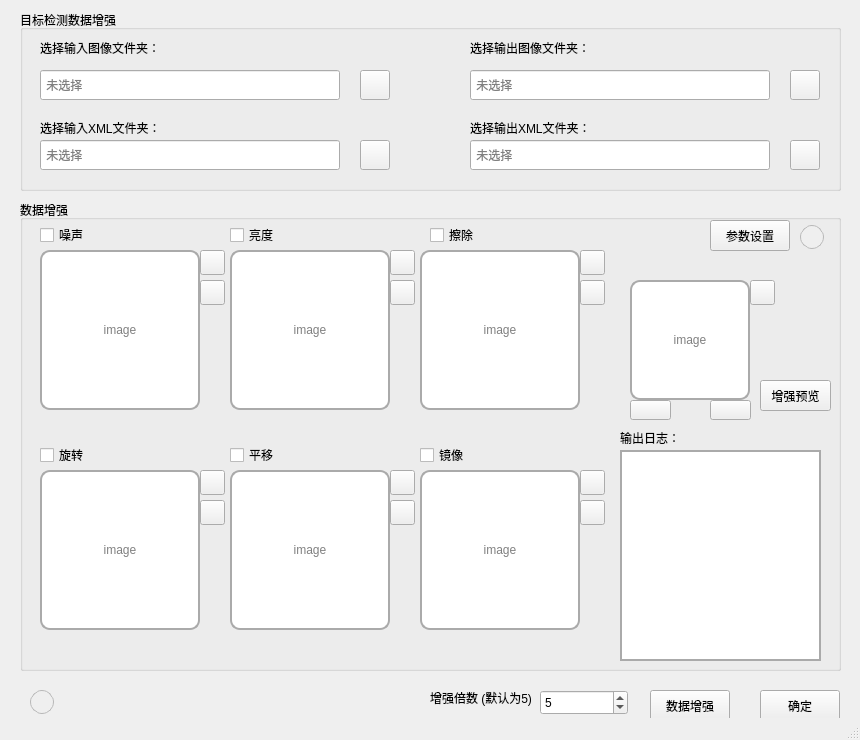
<?xml version="1.0" encoding="UTF-8"?>
<ui version="4.0">
 <class>MainWindow</class>
 <widget class="QMainWindow" name="MainWindow">
  <property name="geometry">
   <rect>
    <x>0</x>
    <y>0</y>
    <width>860</width>
    <height>740</height>
   </rect>
  </property>
  <property name="minimumSize">
   <size>
    <width>860</width>
    <height>740</height>
   </size>
  </property>
  <property name="maximumSize">
   <size>
    <width>860</width>
    <height>740</height>
   </size>
  </property>
  <property name="windowTitle">
   <string>数据增强</string>
  </property>
  <property name="styleSheet">
   <string notr="true">     /*       QWidget {
                background-color: white;
            }</string>
  </property>
  <widget class="QWidget" name="centralwidget">
   <widget class="QGroupBox" name="groupBox">
    <property name="geometry">
     <rect>
      <x>20</x>
      <y>10</y>
      <width>821</width>
      <height>181</height>
     </rect>
    </property>
    <property name="title">
     <string>目标检测数据增强 </string>
    </property>
    <widget class="QLabel" name="label_3">
     <property name="geometry">
      <rect>
       <x>20</x>
       <y>30</y>
       <width>121</width>
       <height>16</height>
      </rect>
     </property>
     <property name="text">
      <string>选择输入图像文件夹：</string>
     </property>
    </widget>
    <widget class="QPushButton" name="pushButton_1">
     <property name="geometry">
      <rect>
       <x>340</x>
       <y>60</y>
       <width>30</width>
       <height>30</height>
      </rect>
     </property>
     <property name="styleSheet">
      <string notr="true"/>
     </property>
     <property name="text">
      <string/>
     </property>
     <property name="icon">
      <iconset theme="folder-open"/>
     </property>
    </widget>
    <widget class="QLineEdit" name="lineEdit">
     <property name="geometry">
      <rect>
       <x>20</x>
       <y>60</y>
       <width>300</width>
       <height>30</height>
      </rect>
     </property>
     <property name="placeholderText">
      <string> 未选择</string>
     </property>
    </widget>
    <widget class="QLabel" name="label_2">
     <property name="geometry">
      <rect>
       <x>20</x>
       <y>110</y>
       <width>121</width>
       <height>16</height>
      </rect>
     </property>
     <property name="text">
      <string>选择输入XML文件夹：</string>
     </property>
    </widget>
    <widget class="QLineEdit" name="lineEdit_2">
     <property name="geometry">
      <rect>
       <x>20</x>
       <y>130</y>
       <width>300</width>
       <height>30</height>
      </rect>
     </property>
     <property name="placeholderText">
      <string> 未选择</string>
     </property>
    </widget>
    <widget class="QPushButton" name="pushButton_2">
     <property name="geometry">
      <rect>
       <x>340</x>
       <y>130</y>
       <width>30</width>
       <height>30</height>
      </rect>
     </property>
     <property name="text">
      <string/>
     </property>
     <property name="icon">
      <iconset theme="folder-open"/>
     </property>
    </widget>
    <widget class="QLabel" name="label_5">
     <property name="geometry">
      <rect>
       <x>450</x>
       <y>110</y>
       <width>121</width>
       <height>16</height>
      </rect>
     </property>
     <property name="text">
      <string>选择输出XML文件夹：</string>
     </property>
    </widget>
    <widget class="QLineEdit" name="lineEdit_3">
     <property name="geometry">
      <rect>
       <x>450</x>
       <y>60</y>
       <width>300</width>
       <height>30</height>
      </rect>
     </property>
     <property name="placeholderText">
      <string> 未选择</string>
     </property>
    </widget>
    <widget class="QLineEdit" name="lineEdit_4">
     <property name="geometry">
      <rect>
       <x>450</x>
       <y>130</y>
       <width>300</width>
       <height>30</height>
      </rect>
     </property>
     <property name="placeholderText">
      <string> 未选择</string>
     </property>
    </widget>
    <widget class="QPushButton" name="pushButton_4">
     <property name="geometry">
      <rect>
       <x>770</x>
       <y>130</y>
       <width>30</width>
       <height>30</height>
      </rect>
     </property>
     <property name="text">
      <string/>
     </property>
     <property name="icon">
      <iconset theme="folder-open"/>
     </property>
    </widget>
    <widget class="QLabel" name="label_6">
     <property name="geometry">
      <rect>
       <x>450</x>
       <y>30</y>
       <width>121</width>
       <height>16</height>
      </rect>
     </property>
     <property name="text">
      <string>选择输出图像文件夹：</string>
     </property>
    </widget>
    <widget class="QPushButton" name="pushButton_3">
     <property name="geometry">
      <rect>
       <x>770</x>
       <y>60</y>
       <width>30</width>
       <height>30</height>
      </rect>
     </property>
     <property name="text">
      <string/>
     </property>
     <property name="icon">
      <iconset theme="folder-open"/>
     </property>
    </widget>
   </widget>
   <widget class="QPushButton" name="pushButton_help_2">
    <property name="geometry">
     <rect>
      <x>30</x>
      <y>690</y>
      <width>24</width>
      <height>24</height>
     </rect>
    </property>
    <property name="styleSheet">
     <string notr="true">QPushButton {
    border: 1px solid palette(mid);
    border-radius: 12px;
    color: palette(button-text);
    background: palette(button);
}

QPushButton:pressed {
    background: #f3f3f3
}
</string>
    </property>
    <property name="text">
     <string/>
    </property>
    <property name="icon">
     <iconset theme="help-browser"/>
    </property>
   </widget>
   <widget class="QLabel" name="label_1">
    <property name="geometry">
     <rect>
      <x>430</x>
      <y>690</y>
      <width>101</width>
      <height>16</height>
     </rect>
    </property>
    <property name="text">
     <string>增强倍数 (默认为5)</string>
    </property>
   </widget>
   <widget class="QPushButton" name="pushButton_start">
    <property name="geometry">
     <rect>
      <x>650</x>
      <y>690</y>
      <width>80</width>
      <height>31</height>
     </rect>
    </property>
    <property name="text">
     <string>数据增强</string>
    </property>
   </widget>
   <widget class="QSpinBox" name="spinBox">
    <property name="geometry">
     <rect>
      <x>540</x>
      <y>690</y>
      <width>88</width>
      <height>25</height>
     </rect>
    </property>
    <property name="minimum">
     <number>1</number>
    </property>
    <property name="maximum">
     <number>100</number>
    </property>
    <property name="value">
     <number>5</number>
    </property>
   </widget>
   <widget class="QPushButton" name="pushButton_quit">
    <property name="geometry">
     <rect>
      <x>760</x>
      <y>690</y>
      <width>80</width>
      <height>31</height>
     </rect>
    </property>
    <property name="text">
     <string>确定</string>
    </property>
   </widget>
   <widget class="QGroupBox" name="groupBox_2">
    <property name="geometry">
     <rect>
      <x>20</x>
      <y>200</y>
      <width>821</width>
      <height>471</height>
     </rect>
    </property>
    <property name="title">
     <string>数据增强</string>
    </property>
    <widget class="QPushButton" name="pushButton_fs_2">
     <property name="geometry">
      <rect>
       <x>370</x>
       <y>50</y>
       <width>25</width>
       <height>25</height>
      </rect>
     </property>
     <property name="text">
      <string/>
     </property>
     <property name="icon">
      <iconset theme="view-fullscreen"/>
     </property>
     <property name="iconSize">
      <size>
       <width>12</width>
       <height>12</height>
      </size>
     </property>
    </widget>
    <widget class="QPushButton" name="pushButton_fs_4">
     <property name="geometry">
      <rect>
       <x>180</x>
       <y>270</y>
       <width>25</width>
       <height>25</height>
      </rect>
     </property>
     <property name="text">
      <string/>
     </property>
     <property name="icon">
      <iconset theme="view-fullscreen"/>
     </property>
     <property name="iconSize">
      <size>
       <width>12</width>
       <height>12</height>
      </size>
     </property>
    </widget>
    <widget class="QLabel" name="label_image">
     <property name="geometry">
      <rect>
       <x>610</x>
       <y>80</y>
       <width>120</width>
       <height>120</height>
      </rect>
     </property>
     <property name="styleSheet">
      <string notr="true">QLabel {
			color: gray
            }     

QLabel {
                border: 2px solid #aaa;
                border-radius: 10px;
                background-color: white;
                padding: 5px;

                box-shadow: 0px 4px 6px rgba(0, 0, 0, 0.1);
            }
</string>
     </property>
     <property name="text">
      <string>image</string>
     </property>
     <property name="alignment">
      <set>Qt::AlignmentFlag::AlignCenter</set>
     </property>
    </widget>
    <widget class="QLabel" name="label_4">
     <property name="geometry">
      <rect>
       <x>600</x>
       <y>230</y>
       <width>61</width>
       <height>16</height>
      </rect>
     </property>
     <property name="text">
      <string>输出日志：</string>
     </property>
    </widget>
    <widget class="QPushButton" name="pushButton_5">
     <property name="geometry">
      <rect>
       <x>690</x>
       <y>20</y>
       <width>80</width>
       <height>31</height>
      </rect>
     </property>
     <property name="styleSheet">
      <string notr="true"/>
     </property>
     <property name="text">
      <string>参数设置</string>
     </property>
    </widget>
    <widget class="QPushButton" name="pushButton_fs_5">
     <property name="geometry">
      <rect>
       <x>370</x>
       <y>270</y>
       <width>25</width>
       <height>25</height>
      </rect>
     </property>
     <property name="text">
      <string/>
     </property>
     <property name="icon">
      <iconset theme="view-fullscreen"/>
     </property>
     <property name="iconSize">
      <size>
       <width>12</width>
       <height>12</height>
      </size>
     </property>
    </widget>
    <widget class="QLabel" name="label_flip">
     <property name="geometry">
      <rect>
       <x>400</x>
       <y>270</y>
       <width>160</width>
       <height>160</height>
      </rect>
     </property>
     <property name="styleSheet">
      <string notr="true">QLabel {
			color: gray
            }     

QLabel {
                border: 2px solid #aaa;
                border-radius: 10px;
                background-color: white;
                padding: 5px;

                box-shadow: 0px 4px 6px rgba(0, 0, 0, 0.1);
            }
</string>
     </property>
     <property name="text">
      <string>image</string>
     </property>
     <property name="alignment">
      <set>Qt::AlignmentFlag::AlignCenter</set>
     </property>
    </widget>
    <widget class="QPushButton" name="pushButton_fs_1">
     <property name="geometry">
      <rect>
       <x>180</x>
       <y>50</y>
       <width>25</width>
       <height>25</height>
      </rect>
     </property>
     <property name="text">
      <string/>
     </property>
     <property name="icon">
      <iconset theme="view-fullscreen"/>
     </property>
     <property name="iconSize">
      <size>
       <width>12</width>
       <height>12</height>
      </size>
     </property>
    </widget>
    <widget class="QLabel" name="label_rotate">
     <property name="geometry">
      <rect>
       <x>20</x>
       <y>270</y>
       <width>160</width>
       <height>160</height>
      </rect>
     </property>
     <property name="styleSheet">
      <string notr="true">QLabel {
			color: gray
            }     

QLabel {
                border: 2px solid #aaa;
                border-radius: 10px;
                background-color: white;
                padding: 5px;

                box-shadow: 0px 4px 6px rgba(0, 0, 0, 0.1);
            }
</string>
     </property>
     <property name="text">
      <string>image</string>
     </property>
     <property name="alignment">
      <set>Qt::AlignmentFlag::AlignCenter</set>
     </property>
    </widget>
    <widget class="QPushButton" name="pushButton_fs_3">
     <property name="geometry">
      <rect>
       <x>560</x>
       <y>50</y>
       <width>25</width>
       <height>25</height>
      </rect>
     </property>
     <property name="text">
      <string/>
     </property>
     <property name="icon">
      <iconset theme="view-fullscreen"/>
     </property>
     <property name="iconSize">
      <size>
       <width>12</width>
       <height>12</height>
      </size>
     </property>
    </widget>
    <widget class="QPushButton" name="pushButton_9">
     <property name="geometry">
      <rect>
       <x>740</x>
       <y>180</y>
       <width>71</width>
       <height>31</height>
      </rect>
     </property>
     <property name="styleSheet">
      <string notr="true"/>
     </property>
     <property name="text">
      <string>增强预览</string>
     </property>
    </widget>
    <widget class="QPushButton" name="pushButton_fs_6">
     <property name="geometry">
      <rect>
       <x>560</x>
       <y>270</y>
       <width>25</width>
       <height>25</height>
      </rect>
     </property>
     <property name="text">
      <string/>
     </property>
     <property name="icon">
      <iconset theme="view-fullscreen"/>
     </property>
     <property name="iconSize">
      <size>
       <width>12</width>
       <height>12</height>
      </size>
     </property>
    </widget>
    <widget class="QLabel" name="label_bright">
     <property name="geometry">
      <rect>
       <x>210</x>
       <y>50</y>
       <width>160</width>
       <height>160</height>
      </rect>
     </property>
     <property name="styleSheet">
      <string notr="true">QLabel {
			color: gray
            }     

QLabel {
                border: 2px solid #aaa;
                border-radius: 10px;
                background-color: white;
                padding: 5px;

                box-shadow: 0px 4px 6px rgba(0, 0, 0, 0.1);
            }</string>
     </property>
     <property name="text">
      <string>image</string>
     </property>
     <property name="alignment">
      <set>Qt::AlignmentFlag::AlignCenter</set>
     </property>
    </widget>
    <widget class="QLabel" name="label_cutout">
     <property name="geometry">
      <rect>
       <x>400</x>
       <y>50</y>
       <width>160</width>
       <height>160</height>
      </rect>
     </property>
     <property name="styleSheet">
      <string notr="true">QLabel {
			color: gray
            }     

QLabel {
                border: 2px solid #aaa;
                border-radius: 10px;
                background-color: white;
                padding: 5px;

                box-shadow: 0px 4px 6px rgba(0, 0, 0, 0.1);
            }

</string>
     </property>
     <property name="text">
      <string>image</string>
     </property>
     <property name="alignment">
      <set>Qt::AlignmentFlag::AlignCenter</set>
     </property>
    </widget>
    <widget class="QLabel" name="label_noise">
     <property name="geometry">
      <rect>
       <x>20</x>
       <y>50</y>
       <width>160</width>
       <height>160</height>
      </rect>
     </property>
     <property name="styleSheet">
      <string notr="true">QLabel {
			color: gray
            }     

QLabel {
                border: 2px solid #aaa;
                border-radius: 10px;
                background-color: white;
                padding: 5px;

                box-shadow: 0px 4px 6px rgba(0, 0, 0, 0.1);
            }</string>
     </property>
     <property name="text">
      <string>image</string>
     </property>
     <property name="alignment">
      <set>Qt::AlignmentFlag::AlignCenter</set>
     </property>
    </widget>
    <widget class="QTextEdit" name="textEdit_2">
     <property name="geometry">
      <rect>
       <x>600</x>
       <y>250</y>
       <width>201</width>
       <height>211</height>
      </rect>
     </property>
     <property name="styleSheet">
      <string notr="true">/*
QTextEdit {
			color: gray
            }    */ 

QTextEdit {
                border: 2px solid #aaa;

                background-color: white;
                padding: 5px;

                box-shadow: 0px 4px 6px rgba(0, 0, 0, 0.1);
            }</string>
     </property>
     <property name="readOnly">
      <bool>true</bool>
     </property>
    </widget>
    <widget class="QLabel" name="label_shift">
     <property name="geometry">
      <rect>
       <x>210</x>
       <y>270</y>
       <width>160</width>
       <height>160</height>
      </rect>
     </property>
     <property name="styleSheet">
      <string notr="true">QLabel {
			color: gray
            }     

QLabel {
                border: 2px solid #aaa;
                border-radius: 10px;
                background-color: white;
                padding: 5px;

                box-shadow: 0px 4px 6px rgba(0, 0, 0, 0.1);
            }
</string>
     </property>
     <property name="text">
      <string>image</string>
     </property>
     <property name="alignment">
      <set>Qt::AlignmentFlag::AlignCenter</set>
     </property>
    </widget>
    <widget class="QPushButton" name="pushButton_help_1">
     <property name="geometry">
      <rect>
       <x>780</x>
       <y>25</y>
       <width>24</width>
       <height>24</height>
      </rect>
     </property>
     <property name="styleSheet">
      <string notr="true">QPushButton {
    border: 1px solid palette(mid);
    border-radius: 12px;
    color: palette(button-text);
    background: palette(button);
}

QPushButton:pressed {
    background: #f3f3f3
}
</string>
     </property>
     <property name="text">
      <string/>
     </property>
     <property name="icon">
      <iconset theme="help-browser"/>
     </property>
    </widget>
    <widget class="QPushButton" name="pushButton_right">
     <property name="geometry">
      <rect>
       <x>690</x>
       <y>200</y>
       <width>41</width>
       <height>20</height>
      </rect>
     </property>
     <property name="text">
      <string/>
     </property>
     <property name="iconSize">
      <size>
       <width>40</width>
       <height>20</height>
      </size>
     </property>
    </widget>
    <widget class="QPushButton" name="pushButton_left">
     <property name="geometry">
      <rect>
       <x>610</x>
       <y>200</y>
       <width>41</width>
       <height>20</height>
      </rect>
     </property>
     <property name="text">
      <string/>
     </property>
     <property name="iconSize">
      <size>
       <width>40</width>
       <height>20</height>
      </size>
     </property>
    </widget>
    <widget class="QCheckBox" name="checkBox_noise">
     <property name="geometry">
      <rect>
       <x>20</x>
       <y>25</y>
       <width>82</width>
       <height>20</height>
      </rect>
     </property>
     <property name="text">
      <string>噪声</string>
     </property>
    </widget>
    <widget class="QCheckBox" name="checkBox_bright">
     <property name="geometry">
      <rect>
       <x>210</x>
       <y>25</y>
       <width>82</width>
       <height>20</height>
      </rect>
     </property>
     <property name="text">
      <string>亮度</string>
     </property>
    </widget>
    <widget class="QCheckBox" name="checkBox_cutout">
     <property name="geometry">
      <rect>
       <x>410</x>
       <y>25</y>
       <width>82</width>
       <height>20</height>
      </rect>
     </property>
     <property name="text">
      <string>擦除</string>
     </property>
    </widget>
    <widget class="QCheckBox" name="checkBox_rotate">
     <property name="geometry">
      <rect>
       <x>20</x>
       <y>245</y>
       <width>82</width>
       <height>20</height>
      </rect>
     </property>
     <property name="text">
      <string>旋转</string>
     </property>
    </widget>
    <widget class="QCheckBox" name="checkBox_flip">
     <property name="geometry">
      <rect>
       <x>400</x>
       <y>245</y>
       <width>82</width>
       <height>20</height>
      </rect>
     </property>
     <property name="text">
      <string>镜像</string>
     </property>
    </widget>
    <widget class="QCheckBox" name="checkBox_shift">
     <property name="geometry">
      <rect>
       <x>210</x>
       <y>245</y>
       <width>82</width>
       <height>20</height>
      </rect>
     </property>
     <property name="text">
      <string>平移</string>
     </property>
    </widget>
    <widget class="QPushButton" name="pushButton_save_1">
     <property name="geometry">
      <rect>
       <x>180</x>
       <y>80</y>
       <width>25</width>
       <height>25</height>
      </rect>
     </property>
     <property name="text">
      <string/>
     </property>
     <property name="icon">
      <iconset theme="document-save"/>
     </property>
     <property name="iconSize">
      <size>
       <width>12</width>
       <height>12</height>
      </size>
     </property>
    </widget>
    <widget class="QPushButton" name="pushButton_save_6">
     <property name="geometry">
      <rect>
       <x>560</x>
       <y>300</y>
       <width>25</width>
       <height>25</height>
      </rect>
     </property>
     <property name="text">
      <string/>
     </property>
     <property name="icon">
      <iconset theme="document-save"/>
     </property>
     <property name="iconSize">
      <size>
       <width>12</width>
       <height>12</height>
      </size>
     </property>
    </widget>
    <widget class="QPushButton" name="pushButton_save_4">
     <property name="geometry">
      <rect>
       <x>180</x>
       <y>300</y>
       <width>25</width>
       <height>25</height>
      </rect>
     </property>
     <property name="text">
      <string/>
     </property>
     <property name="icon">
      <iconset theme="document-save"/>
     </property>
     <property name="iconSize">
      <size>
       <width>12</width>
       <height>12</height>
      </size>
     </property>
    </widget>
    <widget class="QPushButton" name="pushButton_save_5">
     <property name="geometry">
      <rect>
       <x>370</x>
       <y>300</y>
       <width>25</width>
       <height>25</height>
      </rect>
     </property>
     <property name="text">
      <string/>
     </property>
     <property name="icon">
      <iconset theme="document-save"/>
     </property>
     <property name="iconSize">
      <size>
       <width>12</width>
       <height>12</height>
      </size>
     </property>
    </widget>
    <widget class="QPushButton" name="pushButton_save_3">
     <property name="geometry">
      <rect>
       <x>560</x>
       <y>80</y>
       <width>25</width>
       <height>25</height>
      </rect>
     </property>
     <property name="text">
      <string/>
     </property>
     <property name="icon">
      <iconset theme="document-save"/>
     </property>
     <property name="iconSize">
      <size>
       <width>12</width>
       <height>12</height>
      </size>
     </property>
    </widget>
    <widget class="QPushButton" name="pushButton_save_2">
     <property name="geometry">
      <rect>
       <x>370</x>
       <y>80</y>
       <width>25</width>
       <height>25</height>
      </rect>
     </property>
     <property name="text">
      <string/>
     </property>
     <property name="icon">
      <iconset theme="document-save"/>
     </property>
     <property name="iconSize">
      <size>
       <width>12</width>
       <height>12</height>
      </size>
     </property>
    </widget>
    <widget class="QPushButton" name="pushButton_fs_7">
     <property name="geometry">
      <rect>
       <x>730</x>
       <y>80</y>
       <width>25</width>
       <height>25</height>
      </rect>
     </property>
     <property name="text">
      <string/>
     </property>
     <property name="icon">
      <iconset theme="view-fullscreen"/>
     </property>
     <property name="iconSize">
      <size>
       <width>12</width>
       <height>12</height>
      </size>
     </property>
    </widget>
   </widget>
  </widget>
  <widget class="QStatusBar" name="statusbar"/>
  <widget class="QMenuBar" name="menubar">
   <property name="geometry">
    <rect>
     <x>0</x>
     <y>0</y>
     <width>860</width>
     <height>33</height>
    </rect>
   </property>
  </widget>
  <action name="actionsda">
   <property name="text">
    <string>退出</string>
   </property>
  </action>
 </widget>
 <resources/>
 <connections/>
</ui>
